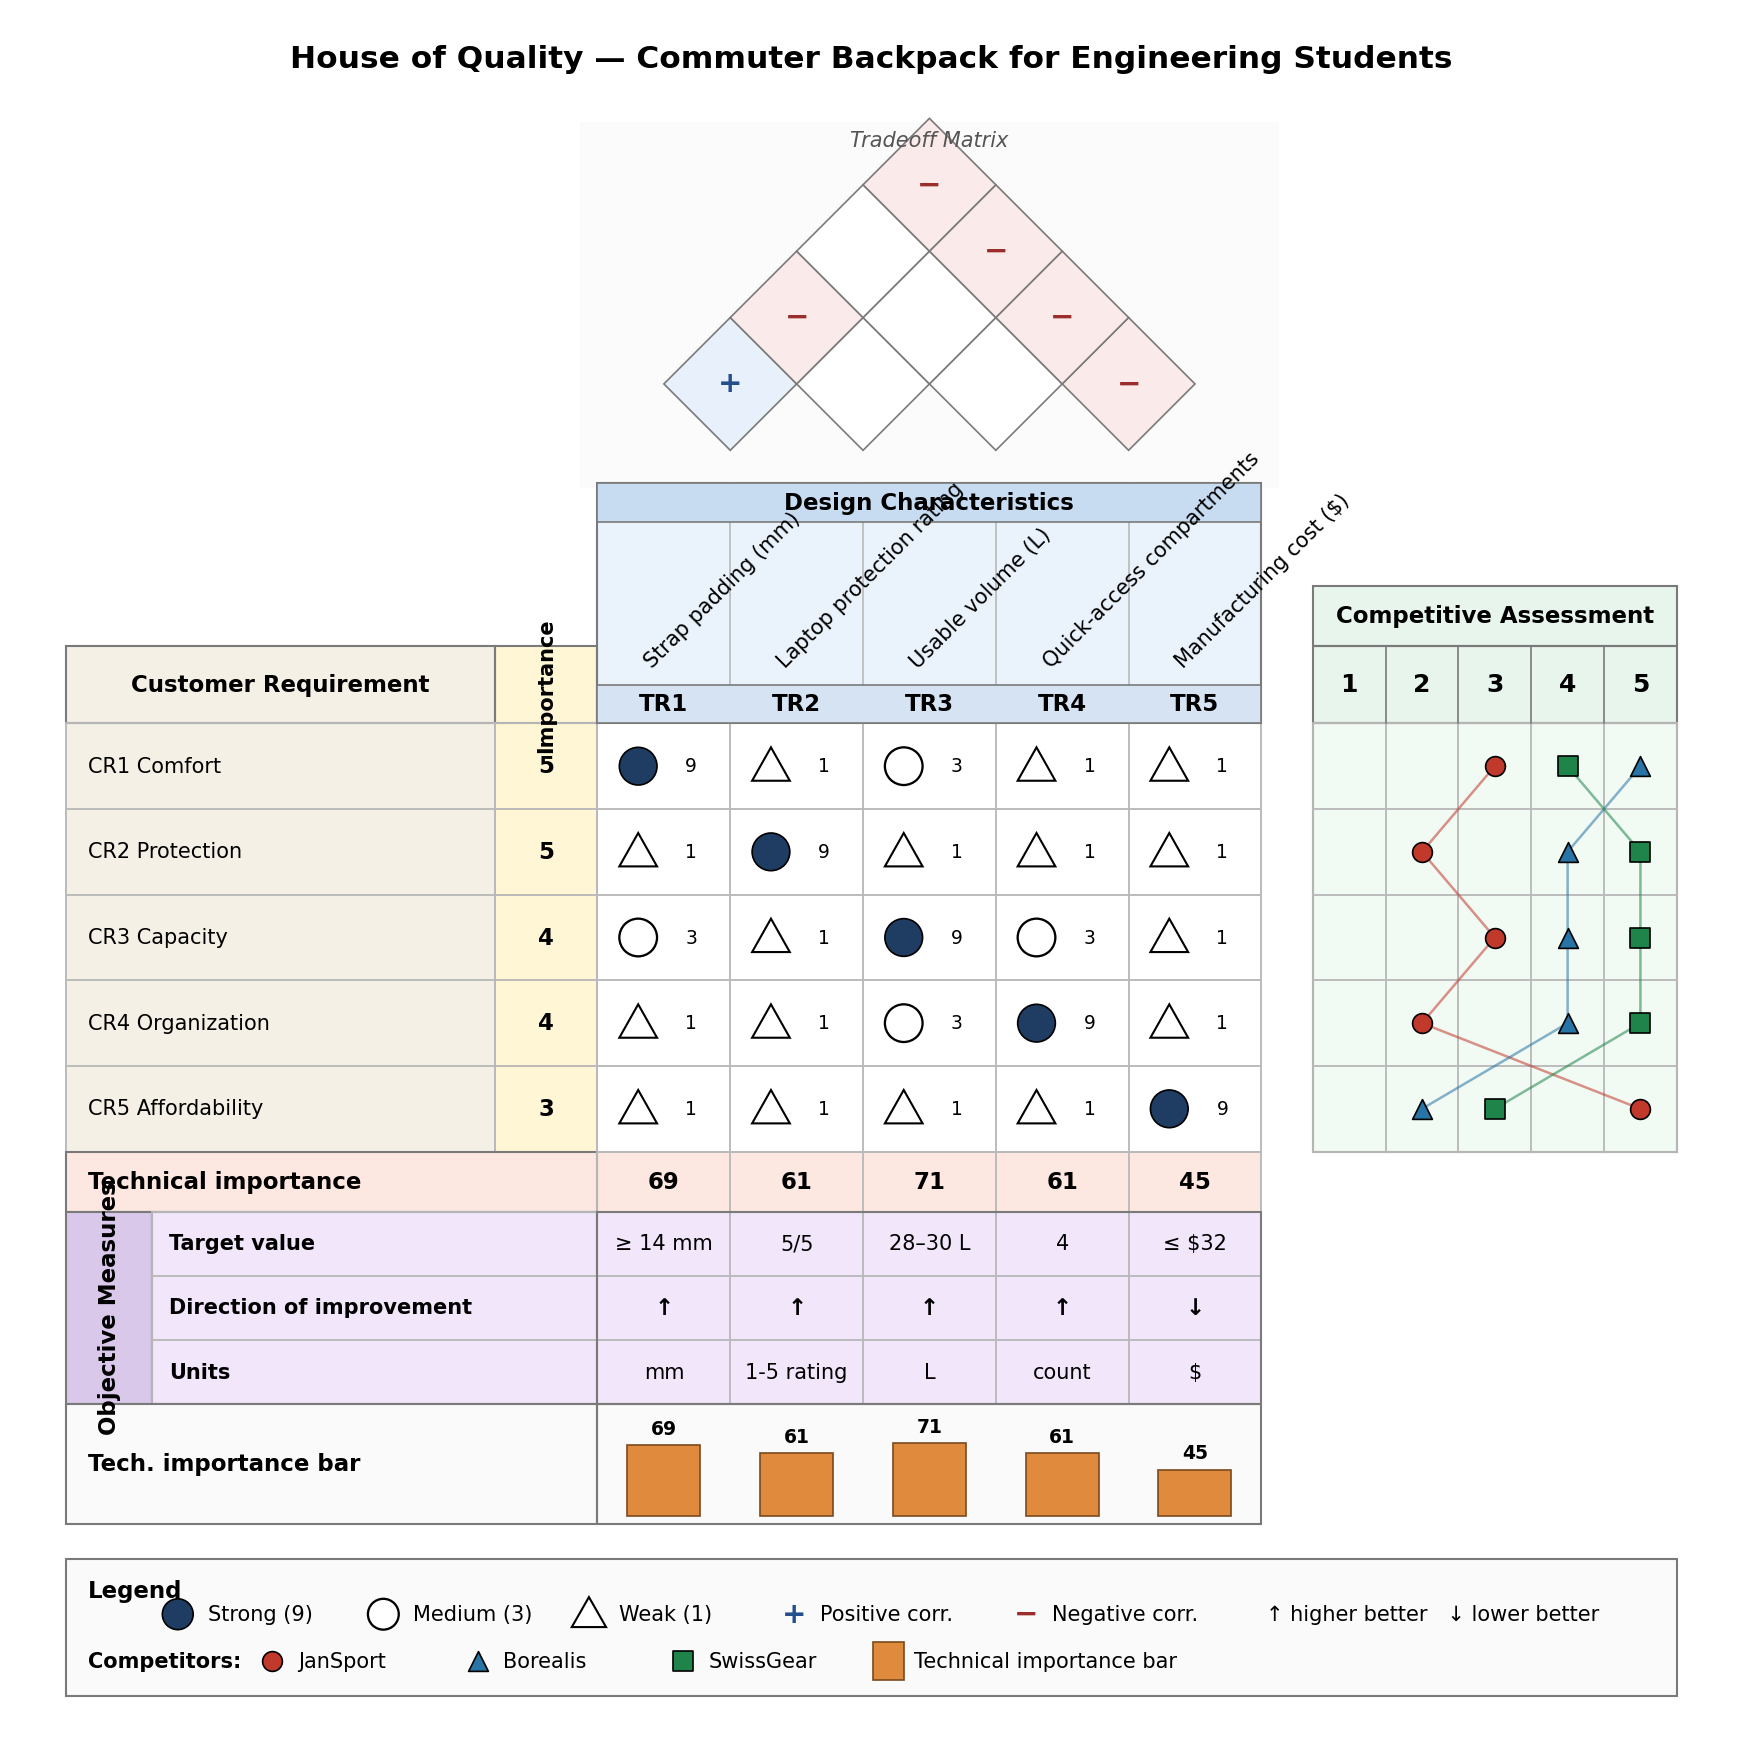

The Python source for this figure:
"""QFD House of Quality — Commuter Backpack (SYS 304 Exam 3 Q3).

Matches the exam worksheet format:
- Competitive Assessment columns labeled 1..5 (graphic assessment)
- Objective Measures block under the relationship matrix, label rotated 90°
"""

import matplotlib

matplotlib.use("Agg")

import os

import matplotlib.pyplot as plt
from matplotlib.patches import Circle, Polygon, Rectangle

# ---------------------------------------------------------------------------
# Data
# ---------------------------------------------------------------------------

CRS = [
    ("CR1 Comfort", 5),
    ("CR2 Protection", 5),
    ("CR3 Capacity", 4),
    ("CR4 Organization", 4),
    ("CR5 Affordability", 3),
]

TRS = [
    "TR1 Strap padding (mm)",
    "TR2 Laptop protection rating",
    "TR3 Usable volume (L)",
    "TR4 Quick-access compartments",
    "TR5 Manufacturing cost ($)",
]

# CR x TR relationship: 9 strong, 3 medium, 1 weak, 0 blank
REL = [
    [9, 1, 3, 1, 1],
    [1, 9, 1, 1, 1],
    [3, 1, 9, 3, 1],
    [1, 1, 3, 9, 1],
    [1, 1, 1, 1, 9],
]

TECH_IMPORTANCE = [69, 61, 71, 61, 45]

# Roof: upper triangular (i < j). "+", "-", or None.
ROOF = {
    (0, 1): "+",
    (0, 2): "-",
    (0, 3): None,
    (0, 4): "-",
    (1, 2): None,
    (1, 3): None,
    (1, 4): "-",
    (2, 3): None,
    (2, 4): "-",
    (3, 4): "-",
}

# Graphic competitive assessment: three competitors, rating 1..5 per CR
COMPETITORS = ["JanSport", "Borealis", "SwissGear"]
COMP = [
    [3, 5, 4],
    [2, 4, 5],
    [3, 4, 5],
    [2, 4, 5],
    [5, 2, 3],
]
COMP_MARKERS = ["o", "^", "s"]  # circle, triangle, square
COMP_COLORS = ["#c0392b", "#2874a6", "#1e8449"]

# Objective Measures block — 3 rows x N_TR cols
OBJ_MEAS_ROWS = ["Target value", "Direction of improvement", "Units"]
OBJ_MEAS = [
    ["≥ 14 mm", "5/5", "28–30 L", "4", "≤ $32"],
    ["↑", "↑", "↑", "↑", "↓"],
    ["mm", "1-5 rating", "L", "count", "$"],
]

# ---------------------------------------------------------------------------
# Layout constants (axis coordinates)
# ---------------------------------------------------------------------------

CR_X0 = 0.0
CR_W = 5.0

IMP_X0 = CR_X0 + CR_W
IMP_W = 1.2

REL_X0 = IMP_X0 + IMP_W
REL_CELL_W = 1.55
REL_CELL_H = 1.0
N_TR = len(TRS)
N_CR = len(CRS)
REL_W = REL_CELL_W * N_TR

COMP_GAP = 0.6
COMP_X0 = REL_X0 + REL_W + COMP_GAP
COMP_CELL_W = 0.85
COMP_CELL_H = REL_CELL_H
N_COMP_COLS = 5  # rating 1..5
COMP_W = COMP_CELL_W * N_COMP_COLS

TOTAL_RIGHT = COMP_X0 + COMP_W

# Y layout (bottom to top)
BAR_H = 1.4
OBJ_ROW_H = 0.75
N_OBJ_ROWS = len(OBJ_MEAS_ROWS)
OBJ_BLOCK_H = OBJ_ROW_H * N_OBJ_ROWS
TECH_H = 0.7

# Column for the rotated "Objective Measures" label on the LEFT side of the OM block
OBJ_LABEL_W = 1.0

REL_Y0 = BAR_H + OBJ_BLOCK_H + TECH_H
REL_H = REL_CELL_H * N_CR

TR_HEADER_H = 2.8
TR_HEADER_Y0 = REL_Y0 + REL_H

CR_HEADER_STRIP_H = 0.9
COMP_HEADER_STRIP_H = CR_HEADER_STRIP_H  # 1..5 column headers

ROOF_DIAG = REL_CELL_W
ROOF_ROW_H = ROOF_DIAG / 2
ROOF_Y0 = TR_HEADER_Y0 + TR_HEADER_H

ROOF_TOTAL_H = (N_TR - 1) * ROOF_ROW_H + ROOF_DIAG / 2 + 0.4

PAD = 0.6
X_MIN = CR_X0 - PAD
X_MAX = TOTAL_RIGHT + PAD

LEGEND_H = 1.6
LEGEND_Y_TOP = -0.4
LEGEND_Y_BOTTOM = LEGEND_Y_TOP - LEGEND_H

Y_MIN = LEGEND_Y_BOTTOM - PAD
Y_MAX = ROOF_Y0 + ROOF_TOTAL_H + 1.2

# ---------------------------------------------------------------------------
# Colors
# ---------------------------------------------------------------------------
COLOR_CR_BG = "#f5f0e6"
COLOR_IMP_BG = "#fff6d6"
COLOR_TR_HEADER_BG = "#eaf2fb"
COLOR_REL_BG = "#ffffff"
COLOR_COMP_HEADER_BG = "#e8f5ec"
COLOR_COMP_BG = "#f2faf4"
COLOR_TECH_BG = "#fde7e1"
COLOR_OBJ_BG = "#f1e6fa"
COLOR_OBJ_LABEL_BG = "#d9c8ea"
COLOR_BAR_BG = "#fafafa"
COLOR_ROOF_BG = "#fbfbfb"
COLOR_LEGEND_BG = "#fafafa"
COLOR_BAR = "#e08a3e"
COLOR_STRONG = "#1f3c63"


# ---------------------------------------------------------------------------
# Helpers
# ---------------------------------------------------------------------------

def tr_col_x(i):
    return REL_X0 + (i + 0.5) * REL_CELL_W


def comp_col_x(j):
    """j is 0..4 => rating 1..5"""
    return COMP_X0 + (j + 0.5) * COMP_CELL_W


def cr_row_y(i):
    return REL_Y0 + REL_H - (i + 0.5) * REL_CELL_H


def draw_region(ax, x0, y0, w, h, color, zorder=0.5):
    ax.add_patch(Rectangle((x0, y0), w, h, facecolor=color, edgecolor="none", zorder=zorder))


def draw_grid(ax, x0, y0, w, h, nx, ny, color="#b9b9b9", lw=0.9, zorder=1.5):
    ax.add_patch(
        Rectangle((x0, y0), w, h, facecolor="none", edgecolor=color, linewidth=lw, zorder=zorder)
    )
    dx = w / nx
    dy = h / ny
    for i in range(1, nx):
        ax.plot([x0 + i * dx, x0 + i * dx], [y0, y0 + h], color=color, linewidth=lw, zorder=zorder)
    for j in range(1, ny):
        ax.plot([x0, x0 + w], [y0 + j * dy, y0 + j * dy], color=color, linewidth=lw, zorder=zorder)


def draw_rel_symbol(ax, cx, cy, strength):
    if strength == 9:
        ax.add_patch(Circle((cx - 0.3, cy), 0.22, facecolor=COLOR_STRONG,
                            edgecolor="black", linewidth=0.8, zorder=3))
    elif strength == 3:
        ax.add_patch(Circle((cx - 0.3, cy), 0.22, facecolor="white",
                            edgecolor="black", linewidth=1.1, zorder=3))
    elif strength == 1:
        tri = Polygon(
            [
                (cx - 0.3, cy + 0.22),
                (cx - 0.3 - 0.22, cy - 0.17),
                (cx - 0.3 + 0.22, cy - 0.17),
            ],
            closed=True, facecolor="white", edgecolor="black", linewidth=1.0, zorder=3,
        )
        ax.add_patch(tri)
    else:
        return
    ax.text(cx + 0.32, cy, str(strength), ha="center", va="center",
            fontsize=9, zorder=4)


def draw_diamond(ax, cx, cy, diag, symbol):
    half = diag / 2
    pts = [(cx, cy + half), (cx + half, cy), (cx, cy - half), (cx - half, cy)]
    face = "#ffffff"
    if symbol == "+":
        face = "#e8f1fb"
    elif symbol == "-":
        face = "#fbeaea"
    ax.add_patch(Polygon(pts, closed=True, facecolor=face, edgecolor="#7a7a7a",
                         linewidth=0.8, zorder=2))
    if symbol in ("+", "-"):
        disp = "+" if symbol == "+" else "−"
        ax.text(cx, cy, disp, ha="center", va="center", fontsize=14,
                fontweight="bold",
                color=("#234f8c" if symbol == "+" else "#9b2d2d"),
                zorder=3)


def draw_comp_marker(ax, cx, cy, marker, color):
    size = 90
    ax.scatter([cx], [cy], marker=marker, s=size, facecolor=color,
               edgecolor="black", linewidths=0.8, zorder=4)


# ---------------------------------------------------------------------------
# Main build
# ---------------------------------------------------------------------------

def build():
    fig, ax = plt.subplots(figsize=(18, 15))
    ax.set_aspect("equal")
    ax.axis("off")
    ax.set_xlim(X_MIN, X_MAX)
    ax.set_ylim(Y_MIN, Y_MAX)

    ax.text(
        (X_MIN + X_MAX) / 2,
        Y_MAX - 0.35,
        "House of Quality — Commuter Backpack for Engineering Students",
        ha="center", va="top", fontsize=15, fontweight="bold",
    )

    # ---- Region backgrounds --------------------------------------------
    cr_header_y = REL_Y0 + REL_H
    draw_region(ax, CR_X0, cr_header_y, CR_W, CR_HEADER_STRIP_H, COLOR_CR_BG)
    draw_region(ax, IMP_X0, cr_header_y, IMP_W, CR_HEADER_STRIP_H, COLOR_IMP_BG)
    draw_region(ax, CR_X0, REL_Y0, CR_W, REL_H, COLOR_CR_BG)
    draw_region(ax, IMP_X0, REL_Y0, IMP_W, REL_H, COLOR_IMP_BG)
    draw_region(ax, REL_X0, REL_Y0, REL_W, REL_H, COLOR_REL_BG)
    draw_region(ax, COMP_X0, REL_Y0, COMP_W, REL_H, COLOR_COMP_BG)
    draw_region(ax, REL_X0, TR_HEADER_Y0, REL_W, TR_HEADER_H, COLOR_TR_HEADER_BG)

    # Competitive Assessment header strip (1..5 columns)
    draw_region(ax, COMP_X0, cr_header_y, COMP_W, COMP_HEADER_STRIP_H, COLOR_COMP_HEADER_BG)

    # "Competitive Assessment" title bar ABOVE the 1..5 strip
    comp_title_y = cr_header_y + COMP_HEADER_STRIP_H
    comp_title_h = 0.7
    draw_region(ax, COMP_X0, comp_title_y, COMP_W, comp_title_h, COLOR_COMP_HEADER_BG)
    ax.add_patch(Rectangle((COMP_X0, comp_title_y), COMP_W, comp_title_h,
                           facecolor="none", edgecolor="#7a7a7a", linewidth=1.0, zorder=1.5))
    ax.text(COMP_X0 + COMP_W / 2, comp_title_y + comp_title_h / 2,
            "Competitive Assessment", ha="center", va="center",
            fontsize=11, fontweight="bold")

    tech_y0 = REL_Y0 - TECH_H
    draw_region(ax, CR_X0, tech_y0, REL_X0 + REL_W - CR_X0, TECH_H, COLOR_TECH_BG)

    # Objective Measures block + label column
    obj_y0 = tech_y0 - OBJ_BLOCK_H
    obj_label_x0 = CR_X0
    obj_label_w = OBJ_LABEL_W
    obj_body_x0 = obj_label_x0 + obj_label_w
    obj_body_w = REL_X0 + REL_W - obj_body_x0

    # sub-label column (row labels for the OM rows)
    obj_rowlabel_w = CR_W + IMP_W - obj_label_w
    obj_rowlabel_x0 = obj_body_x0
    obj_grid_x0 = REL_X0
    obj_grid_w = REL_W

    draw_region(ax, obj_label_x0, obj_y0, obj_label_w, OBJ_BLOCK_H, COLOR_OBJ_LABEL_BG)
    draw_region(ax, obj_rowlabel_x0, obj_y0, obj_rowlabel_w, OBJ_BLOCK_H, COLOR_OBJ_BG)
    draw_region(ax, obj_grid_x0, obj_y0, obj_grid_w, OBJ_BLOCK_H, COLOR_OBJ_BG)

    bar_y0 = obj_y0 - BAR_H
    draw_region(ax, CR_X0, bar_y0, REL_X0 + REL_W - CR_X0, BAR_H, COLOR_BAR_BG)

    draw_region(ax, REL_X0 - 0.2, ROOF_Y0 - 0.05, REL_W + 0.4, ROOF_TOTAL_H, COLOR_ROOF_BG)

    # ---- Headers -------------------------------------------------------
    ax.text(CR_X0 + CR_W / 2, cr_header_y + CR_HEADER_STRIP_H / 2,
            "Customer Requirement", ha="center", va="center",
            fontsize=11, fontweight="bold")
    # "Importance" rotated 90° in its header strip
    ax.text(IMP_X0 + IMP_W / 2, cr_header_y + CR_HEADER_STRIP_H / 2,
            "Importance", ha="center", va="center", fontsize=10,
            fontweight="bold", rotation=90)

    # borders on CR/Imp header strips
    ax.add_patch(Rectangle((CR_X0, cr_header_y), CR_W, CR_HEADER_STRIP_H,
                           facecolor="none", edgecolor="#7a7a7a", linewidth=1.0, zorder=1.5))
    ax.add_patch(Rectangle((IMP_X0, cr_header_y), IMP_W, CR_HEADER_STRIP_H,
                           facecolor="none", edgecolor="#7a7a7a", linewidth=1.0, zorder=1.5))

    # 1..5 rating scale column headers
    ax.add_patch(Rectangle((COMP_X0, cr_header_y), COMP_W, COMP_HEADER_STRIP_H,
                           facecolor="none", edgecolor="#7a7a7a", linewidth=1.0, zorder=1.5))
    for j in range(N_COMP_COLS):
        cx = comp_col_x(j)
        ax.text(cx, cr_header_y + COMP_HEADER_STRIP_H / 2, str(j + 1),
                ha="center", va="center", fontsize=12, fontweight="bold")
        if j > 0:
            ax.plot([COMP_X0 + j * COMP_CELL_W, COMP_X0 + j * COMP_CELL_W],
                    [cr_header_y, cr_header_y + COMP_HEADER_STRIP_H],
                    color="#7a7a7a", linewidth=0.8, zorder=1.6)

    # ---- CR rows / Importance ------------------------------------------
    draw_grid(ax, CR_X0, REL_Y0, CR_W, REL_H, 1, N_CR)
    draw_grid(ax, IMP_X0, REL_Y0, IMP_W, REL_H, 1, N_CR)
    for i, (name, imp) in enumerate(CRS):
        y = cr_row_y(i)
        ax.text(CR_X0 + 0.25, y, name, ha="left", va="center", fontsize=10)
        ax.text(IMP_X0 + IMP_W / 2, y, str(imp), ha="center", va="center",
                fontsize=11, fontweight="bold")

    # ---- Relationship matrix -------------------------------------------
    draw_grid(ax, REL_X0, REL_Y0, REL_W, REL_H, N_TR, N_CR)
    for i in range(N_CR):
        for j in range(N_TR):
            draw_rel_symbol(ax, tr_col_x(j), cr_row_y(i), REL[i][j])

    # ---- TR header strip -----------------------------------------------
    ax.add_patch(Rectangle((REL_X0, TR_HEADER_Y0), REL_W, TR_HEADER_H,
                           facecolor="none", edgecolor="#7a7a7a", linewidth=1.0, zorder=1.5))
    tr_code_band_h = 0.45
    ax.add_patch(Rectangle((REL_X0, TR_HEADER_Y0), REL_W, tr_code_band_h,
                           facecolor="#d6e3f3", edgecolor="#7a7a7a", linewidth=0.8, zorder=1.6))

    # "Design Characteristics" banner above TR labels
    dc_y = TR_HEADER_Y0 + TR_HEADER_H - 0.45
    ax.add_patch(Rectangle((REL_X0, dc_y), REL_W, 0.45,
                           facecolor="#c7dbf1", edgecolor="#7a7a7a",
                           linewidth=0.8, zorder=1.6))
    ax.text(REL_X0 + REL_W / 2, dc_y + 0.225,
            "Design Characteristics", ha="center", va="center",
            fontsize=11, fontweight="bold")

    for j, tr in enumerate(TRS):
        code, _, rest = tr.partition(" ")
        cx = tr_col_x(j)
        ax.text(cx, TR_HEADER_Y0 + tr_code_band_h / 2, code,
                ha="center", va="center", fontsize=11, fontweight="bold")
        ax.text(
            cx - 0.1,
            TR_HEADER_Y0 + tr_code_band_h + 0.15,
            rest,
            ha="left", va="bottom",
            rotation=45, rotation_mode="anchor",
            fontsize=10,
        )
        if j > 0:
            ax.plot(
                [REL_X0 + j * REL_CELL_W, REL_X0 + j * REL_CELL_W],
                [TR_HEADER_Y0, TR_HEADER_Y0 + TR_HEADER_H],
                color="#b9b9b9", linewidth=0.8, zorder=1.55,
            )

    # ---- Competitive Assessment body (graphic) -------------------------
    ax.add_patch(Rectangle((COMP_X0, REL_Y0), COMP_W, REL_H,
                           facecolor="none", edgecolor="#7a7a7a",
                           linewidth=1.0, zorder=1.5))
    draw_grid(ax, COMP_X0, REL_Y0, COMP_W, REL_H, N_COMP_COLS, N_CR)

    # markers + connecting profile lines per competitor
    for c_idx in range(len(COMPETITORS)):
        xs = []
        ys = []
        for i in range(N_CR):
            rating = COMP[i][c_idx]
            cx = comp_col_x(rating - 1)
            cy = cr_row_y(i)
            xs.append(cx)
            ys.append(cy)
        ax.plot(xs, ys, color=COMP_COLORS[c_idx], linewidth=1.2,
                alpha=0.55, zorder=3.5)
        for x, y in zip(xs, ys):
            draw_comp_marker(ax, x, y, COMP_MARKERS[c_idx], COMP_COLORS[c_idx])

    # ---- Tech importance row -------------------------------------------
    ax.add_patch(Rectangle((CR_X0, tech_y0), CR_W + IMP_W, TECH_H,
                           facecolor=COLOR_TECH_BG, edgecolor="#7a7a7a",
                           linewidth=1.0, zorder=1.5))
    ax.text(CR_X0 + 0.25, tech_y0 + TECH_H / 2, "Technical importance",
            ha="left", va="center", fontsize=11, fontweight="bold")
    draw_grid(ax, REL_X0, tech_y0, REL_W, TECH_H, N_TR, 1)
    for j, v in enumerate(TECH_IMPORTANCE):
        ax.text(tr_col_x(j), tech_y0 + TECH_H / 2, str(v),
                ha="center", va="center", fontsize=11, fontweight="bold")

    # ---- Objective Measures block --------------------------------------
    # Left label column (rotated 90°)
    ax.add_patch(Rectangle((obj_label_x0, obj_y0), obj_label_w, OBJ_BLOCK_H,
                           facecolor=COLOR_OBJ_LABEL_BG, edgecolor="#7a7a7a",
                           linewidth=1.0, zorder=1.5))
    ax.text(obj_label_x0 + obj_label_w / 2, obj_y0 + OBJ_BLOCK_H / 2,
            "Objective Measures", ha="center", va="center",
            fontsize=11, fontweight="bold", rotation=90)

    # Row labels column
    ax.add_patch(Rectangle((obj_rowlabel_x0, obj_y0), obj_rowlabel_w, OBJ_BLOCK_H,
                           facecolor=COLOR_OBJ_BG, edgecolor="#7a7a7a",
                           linewidth=1.0, zorder=1.5))
    draw_grid(ax, obj_rowlabel_x0, obj_y0, obj_rowlabel_w, OBJ_BLOCK_H, 1, N_OBJ_ROWS)

    # Value grid (aligned with TR columns)
    draw_grid(ax, obj_grid_x0, obj_y0, obj_grid_w, OBJ_BLOCK_H, N_TR, N_OBJ_ROWS)
    ax.add_patch(Rectangle((obj_grid_x0, obj_y0), obj_grid_w, OBJ_BLOCK_H,
                           facecolor="none", edgecolor="#7a7a7a",
                           linewidth=1.0, zorder=1.55))

    for r, label in enumerate(OBJ_MEAS_ROWS):
        # rows from top to bottom: r=0 is top
        row_y = obj_y0 + OBJ_BLOCK_H - (r + 0.5) * OBJ_ROW_H
        ax.text(obj_rowlabel_x0 + 0.2, row_y, label,
                ha="left", va="center", fontsize=10, fontweight="bold")
        for j in range(N_TR):
            val = OBJ_MEAS[r][j]
            fs = 11 if r == 1 else 10
            fw = "bold" if r == 1 else "normal"
            ax.text(tr_col_x(j), row_y, val,
                    ha="center", va="center", fontsize=fs, fontweight=fw)

    # ---- Importance bar chart row --------------------------------------
    ax.add_patch(Rectangle((CR_X0, bar_y0), CR_W + IMP_W, BAR_H,
                           facecolor=COLOR_BAR_BG, edgecolor="#7a7a7a",
                           linewidth=1.0, zorder=1.5))
    ax.text(CR_X0 + 0.25, bar_y0 + BAR_H / 2, "Tech. importance bar",
            ha="left", va="center", fontsize=11, fontweight="bold")
    ax.add_patch(Rectangle((REL_X0, bar_y0), REL_W, BAR_H,
                           facecolor="none", edgecolor="#7a7a7a",
                           linewidth=1.0, zorder=1.5))
    max_imp = max(TECH_IMPORTANCE)
    bar_max_h = BAR_H - 0.55
    for j, v in enumerate(TECH_IMPORTANCE):
        cx = tr_col_x(j)
        h = bar_max_h * (v / max_imp)
        bw = REL_CELL_W * 0.55
        ax.add_patch(
            Rectangle((cx - bw / 2, bar_y0 + 0.1), bw, h,
                      facecolor=COLOR_BAR, edgecolor="#7a4a1e",
                      linewidth=0.8, zorder=2)
        )
        ax.text(cx, bar_y0 + 0.1 + h + 0.08, str(v),
                ha="center", va="bottom", fontsize=9, fontweight="bold")

    # ---- Roof ----------------------------------------------------------
    for k in range(1, N_TR):
        for i in range(N_TR - k):
            j = i + k
            cx = (tr_col_x(i) + tr_col_x(j)) / 2
            cy = ROOF_Y0 + (k - 0.5) * ROOF_ROW_H + ROOF_DIAG / 2
            sym = ROOF.get((i, j))
            draw_diamond(ax, cx, cy, ROOF_DIAG, sym)

    # "Tradeoff Matrix" caption near the roof apex
    roof_top = ROOF_Y0 + ROOF_TOTAL_H
    ax.text(REL_X0 + REL_W / 2, roof_top - 0.15, "Tradeoff Matrix",
            ha="center", va="top", fontsize=10, style="italic", color="#555")

    # ---- Legend --------------------------------------------------------
    legend_x0 = CR_X0
    legend_y0 = LEGEND_Y_BOTTOM
    legend_w = TOTAL_RIGHT - CR_X0
    ax.add_patch(Rectangle((legend_x0, legend_y0), legend_w, LEGEND_H,
                           facecolor=COLOR_LEGEND_BG, edgecolor="#7a7a7a",
                           linewidth=1.0, zorder=1.5))
    ax.text(legend_x0 + 0.25, legend_y0 + LEGEND_H - 0.25, "Legend",
            ha="left", va="top", fontsize=11, fontweight="bold")

    row1_y = legend_y0 + LEGEND_H - 0.65
    row2_y = legend_y0 + 0.40

    def legend_dot(x, y, kind):
        if kind == "strong":
            ax.add_patch(Circle((x, y), 0.18, facecolor=COLOR_STRONG,
                                edgecolor="black", linewidth=0.8, zorder=3))
        elif kind == "medium":
            ax.add_patch(Circle((x, y), 0.18, facecolor="white",
                                edgecolor="black", linewidth=1.1, zorder=3))
        elif kind == "weak":
            tri = Polygon(
                [(x, y + 0.2), (x - 0.2, y - 0.15), (x + 0.2, y - 0.15)],
                closed=True, facecolor="white", edgecolor="black",
                linewidth=1.0, zorder=3,
            )
            ax.add_patch(tri)

    # Row 1: relationship symbols + roof correlations
    items_row1 = [
        ("strong", "Strong (9)"),
        ("medium", "Medium (3)"),
        ("weak", "Weak (1)"),
    ]
    x = legend_x0 + 1.3
    for kind, label in items_row1:
        legend_dot(x, row1_y, kind)
        ax.text(x + 0.35, row1_y, label, ha="left", va="center", fontsize=10)
        x += 2.4

    ax.text(x, row1_y, "+", ha="center", va="center", fontsize=14,
            fontweight="bold", color="#234f8c")
    ax.text(x + 0.3, row1_y, "Positive corr.", ha="left", va="center", fontsize=10)
    x += 2.7
    ax.text(x, row1_y, "−", ha="center", va="center", fontsize=14,
            fontweight="bold", color="#9b2d2d")
    ax.text(x + 0.3, row1_y, "Negative corr.", ha="left", va="center", fontsize=10)
    x += 2.8
    ax.text(x, row1_y, "↑ higher better   ↓ lower better",
            ha="left", va="center", fontsize=10)

    # Row 2: competitors
    ax.text(legend_x0 + 0.25, row2_y, "Competitors:", ha="left", va="center",
            fontsize=10, fontweight="bold")
    x = legend_x0 + 2.4
    for c_idx, name in enumerate(COMPETITORS):
        draw_comp_marker(ax, x, row2_y, COMP_MARKERS[c_idx], COMP_COLORS[c_idx])
        ax.text(x + 0.3, row2_y, name, ha="left", va="center", fontsize=10)
        x += 2.4

    # Importance bar swatch
    ax.add_patch(Rectangle((x - 0.18, row2_y - 0.22), 0.36, 0.44,
                           facecolor=COLOR_BAR, edgecolor="#7a4a1e",
                           linewidth=0.8, zorder=3))
    ax.text(x + 0.3, row2_y, "Technical importance bar",
            ha="left", va="center", fontsize=10)

    return fig


def main():
    fig = build()
    out = "/home/devel/electrical_notes/content/sys_304/exam3/python_photos/04_qfd_house_of_quality.png"
    fig.savefig(out, dpi=150, bbox_inches="tight")
    plt.close(fig)
    size = os.path.getsize(out)
    print(f"wrote {out} ({size} bytes)")


if __name__ == "__main__":
    main()
